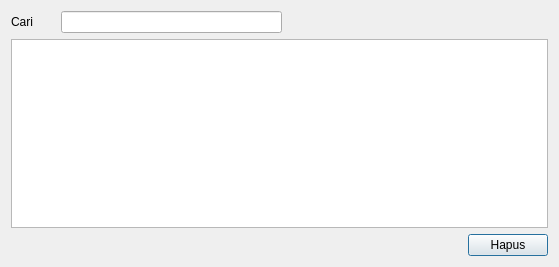
<?xml version="1.0" encoding="UTF-8"?>
<ui version="4.0">
 <class>ManagerProductDialog</class>
 <widget class="QDialog" name="ManagerProductDialog">
  <property name="geometry">
   <rect>
    <x>0</x>
    <y>0</y>
    <width>559</width>
    <height>267</height>
   </rect>
  </property>
  <property name="windowTitle">
   <string>Kelola Produk</string>
  </property>
  <layout class="QVBoxLayout" name="verticalLayout">
   <item>
    <widget class="QWidget" name="widget" native="true">
     <property name="maximumSize">
      <size>
       <width>271</width>
       <height>22</height>
      </size>
     </property>
     <layout class="QHBoxLayout" name="horizontalLayout" stretch="1,5">
      <property name="leftMargin">
       <number>0</number>
      </property>
      <property name="topMargin">
       <number>0</number>
      </property>
      <property name="rightMargin">
       <number>0</number>
      </property>
      <property name="bottomMargin">
       <number>0</number>
      </property>
      <item>
       <widget class="QLabel" name="label">
        <property name="text">
         <string>Cari</string>
        </property>
       </widget>
      </item>
      <item>
       <widget class="QLineEdit" name="lineEdit"/>
      </item>
     </layout>
    </widget>
   </item>
   <item>
    <widget class="QTableView" name="tableView">
     <property name="contextMenuPolicy">
      <enum>Qt::ActionsContextMenu</enum>
     </property>
     <property name="sizeAdjustPolicy">
      <enum>QAbstractScrollArea::AdjustToContents</enum>
     </property>
     <property name="editTriggers">
      <set>QAbstractItemView::NoEditTriggers</set>
     </property>
     <property name="selectionBehavior">
      <enum>QAbstractItemView::SelectRows</enum>
     </property>
     <property name="verticalScrollMode">
      <enum>QAbstractItemView::ScrollPerPixel</enum>
     </property>
     <property name="horizontalScrollMode">
      <enum>QAbstractItemView::ScrollPerPixel</enum>
     </property>
     <attribute name="horizontalHeaderStretchLastSection">
      <bool>true</bool>
     </attribute>
     <attribute name="verticalHeaderVisible">
      <bool>false</bool>
     </attribute>
     <attribute name="verticalHeaderMinimumSectionSize">
      <number>15</number>
     </attribute>
     <attribute name="verticalHeaderDefaultSectionSize">
      <number>18</number>
     </attribute>
    </widget>
   </item>
   <item alignment="Qt::AlignRight">
    <widget class="QPushButton" name="pushButton">
     <property name="text">
      <string>Hapus</string>
     </property>
    </widget>
   </item>
  </layout>
  <action name="aDeleteSelectedIndexes">
   <property name="text">
    <string>Hapus</string>
   </property>
   <property name="toolTip">
    <string>Hapus produk terpilih</string>
   </property>
   <property name="shortcut">
    <string>Del</string>
   </property>
  </action>
 </widget>
 <resources/>
 <connections/>
</ui>
